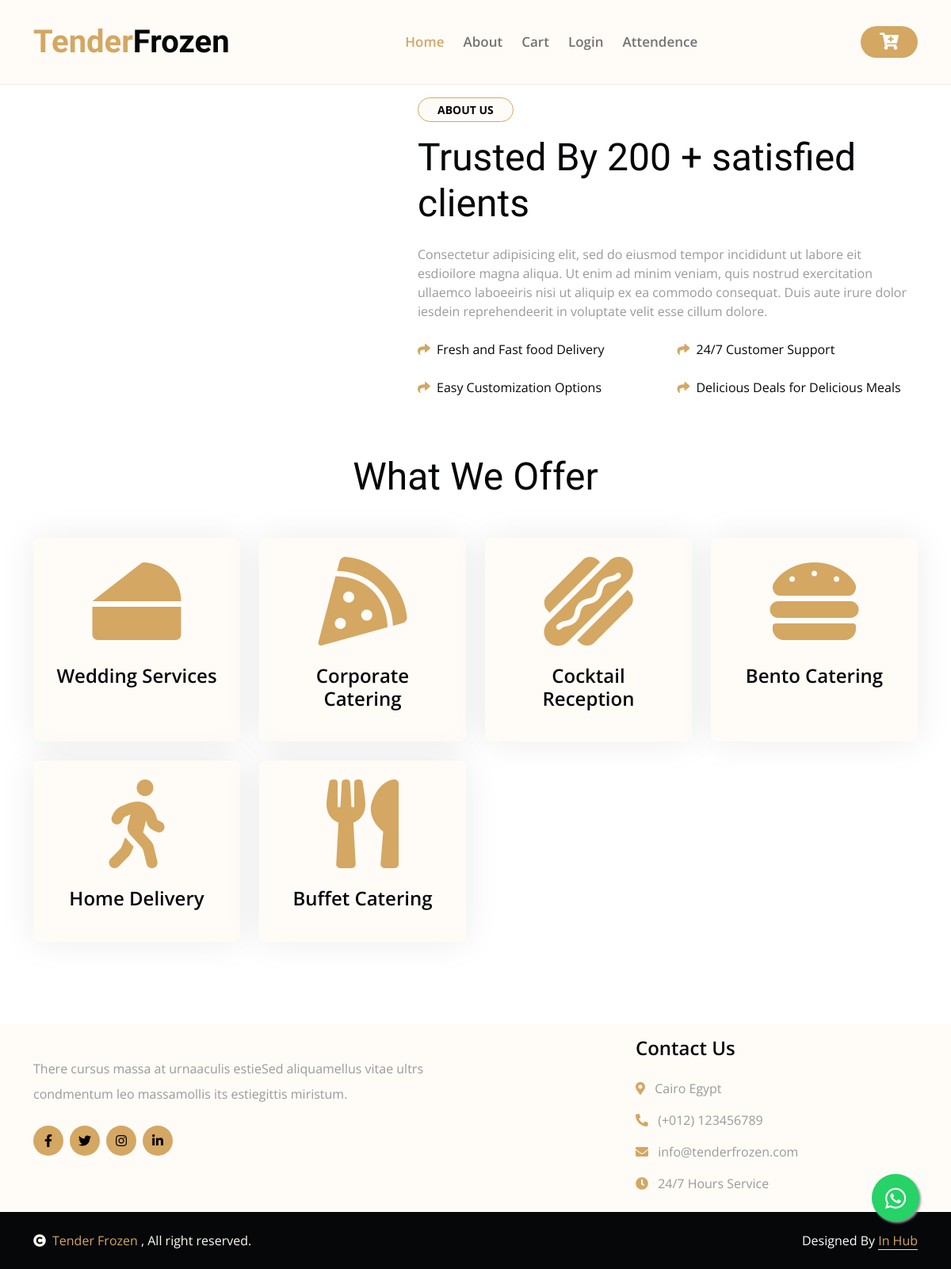
/about, run on the app's committed database.
### home/models.py (models this page shows)
class HomePage(models.Model):
    name = models.CharField(max_length=20,null=True,blank=True)
    text = models.TextField()

### home/views.py (the view)
# urls.py: path('about', views.about, name="about"),
def about(request):
    title = HomePage.objects.get(name='ab_title')
    about = HomePage.objects.get(name='about')
    context = {'title':title,'about':about}
    return render(request, 'home/about.html', context)

### templates/home/about.html (shortened to what this page needs)
{% load static  %}
<!DOCTYPE html>
<html lang="en">
{% include "navs/homehead.html" %}
<body>
    <div class="container-fluid nav-bar">
        {% include "navs/homenav.html" %}
    </div>
        <div class="container-fluid py-6">
            <div class="container">
                <div class="row g-5 align-items-center">
                    <div class="col-lg-5 wow bounceInUp" data-wow-delay="0.1s">
                    </div>
                    <div class="col-lg-7 wow bounceInUp" data-wow-delay="0.3s">
                        <small class="d-inline-block fw-bold text-dark text-uppercase bg-light border border-primary rounded-pill px-4 py-1 mb-3">About Us</small>
                        <h1 class="display-5 mb-4">{{title.text}}</h1>
                        <p class="mb-4">{{about.text}}</p>
                        <div class="row g-4 text-dark mb-5">
                            <div class="col-sm-6">
                                <i class="fas fa-share text-primary me-2"></i>Fresh and Fast food Delivery
                            </div>
                            <div class="col-sm-6">
                                <i class="fas fa-share text-primary me-2"></i>24/7 Customer Support
                            </div>
                            <div class="col-sm-6">
                                <i class="fas fa-share text-primary me-2"></i>Easy Customization Options
                            </div>
                            <div class="col-sm-6">
                                <i class="fas fa-share text-primary me-2"></i>Delicious Deals for Delicious Meals
                            </div>
                        </div>
                    </div>
                </div>
            </div>
        </div>
  <div class="container-fluid service py-6">
    <div class="container">
        <div class="text-center wow bounceInUp" data-wow-delay="0.1s">
            <h1 class="display-5 mb-5">What We Offer</h1>
        </div>
        <div class="row g-4">
            <div class="col-lg-3 col-md-6 col-sm-12 wow bounceInUp" data-wow-delay="0.1s">
                <div class="bg-light rounded service-item">
                    <div class="service-content d-flex align-items-center justify-content-center p-4">
                        <div class="service-content-icon text-center">
                            <i class="fas fa-cheese fa-7x text-primary mb-4"></i>
                            <h4 class="mb-3">Wedding Services</h4>
                        </div>
                    </div>
                </div>
            </div>
            <div class="col-lg-3 col-md-6 col-sm-12 wow bounceInUp" data-wow-delay="0.3s">
                <div class="bg-light rounded service-item">
                    <div class="service-content d-flex align-items-center justify-content-center p-4">
                        <div class="service-content-icon text-center">
                            <i class="fas fa-pizza-slice fa-7x text-primary mb-4"></i>
                            <h4 class="mb-3">Corporate Catering</h4>
                        </div>
                    </div>
                </div>
            </div>
            <div class="col-lg-3 col-md-6 col-sm-12 wow bounceInUp" data-wow-delay="0.5s">
                <div class="bg-light rounded service-item">
                    <div class="service-content d-flex align-items-center justify-content-center p-4">
                        <div class="service-content-icon text-center">
                            <i class="fas fa-hotdog fa-7x text-primary mb-4"></i>
                            <h4 class="mb-3">Cocktail Reception</h4>
                        </div>
                    </div>
                </div>
            </div>
            <div class="col-lg-3 col-md-6 col-sm-12 wow bounceInUp" data-wow-delay="0.7s">
                <div class="bg-light rounded service-item">
                    <div class="service-content d-flex align-items-center justify-content-center p-4">
                        <div class="service-content-icon text-center">
                            <i class="fas fa-hamburger fa-7x text-primary mb-4"></i>
                            <h4 class="mb-3">Bento Catering</h4>
                        </div>
                    </div>
                </div>
            </div>
            <div class="col-lg-3 col-md-6 col-sm-12 wow bounceInUp" data-wow-delay="0.3s">
                <div class="bg-light rounded service-item">
                    <div class="service-content d-flex align-items-center justify-content-center p-4">
                        <div class="service-content-icon text-center">
                            <i class="fas fa-walking fa-7x text-primary mb-4"></i>
                            <h4 class="mb-3">Home Delivery</h4>
                        </div>
                    </div>
                </div>
            </div>
            <div class="col-lg-3 col-md-6 col-sm-12 wow bounceInUp" data-wow-delay="0.7s">
                <div class="bg-light rounded service-item">
                    <div class="service-content d-flex align-items-center justify-content-center p-4">
                        <div class="service-content-icon text-center">
                            <i class="fas fa-utensils fa-7x text-primary mb-4"></i>
                            <h4 class="mb-3">Buffet Catering</h4>
                        </div>
                    </div>
                </div>
            </div>
        </div>
    </div>
</div>
        {% include "navs/homefooter.html" %}
        <a href="https://wa.me/6281228430523?text=Hi%20Qiscus" class="floating" target="_blank">
            <i class="fab fa-whatsapp fab-icon"></i>
            </a>
    </body>
</html>

### templates/navs/homehead.html (shortened to what this page needs)
{% load static  %}
<head>
	<link rel="stylesheet" href="https://use.fontawesome.com/releases/v5.15.4/css/all.css"/>
	<link href="https://cdn.jsdelivr.net/npm/bootstrap-icons@1.4.1/font/bootstrap-icons.css" rel="stylesheet">
	<link href="{% static 'home/lib/animate/animate.min.css' %}" rel="stylesheet">
	<link href="{% static 'home/lib/lightbox/css/lightbox.min.css'%}" rel="stylesheet">
	<link href="{% static 'home/lib/owlcarousel/owl.carousel.min.css'%}" rel="stylesheet">
	<link href="{% static 'home/css/bootstrap.min.css'%}" rel="stylesheet">
	<link href="{% static 'home/css/style.css'%}" rel="stylesheet">
</head>

### templates/navs/homenav.html (shortened to what this page needs)
{% load static  %}
<div class="container">
	<nav class="navbar navbar-light navbar-expand-lg py-4">
		<a href="{% url 'home' %}" class="navbar-brand">
			<h1 class="text-primary fw-bold mb-0">Tender<span class="text-dark">Frozen</span> </h1>
		</a>
		<div class="collapse navbar-collapse" id="navbarCollapse">
			<div class="navbar-nav mx-auto">
				<a href="{% url 'home' %}" class="nav-item nav-link active">Home</a>
				<a href="{% url 'about' %}" class="nav-item nav-link">About</a>
				<a href="{% url 'cartDetails' %}" class="nav-item nav-link">Cart</a>
				<a href="{% url 'login' %}" class="nav-item nav-link">Login</a>
				<a href="{% url 'user_attendence' %}" class="nav-item nav-link">Attendence</a>
			</div>
			<a href="{% url 'cartDetails' %}" class="btn btn-primary py-2 px-4 d-none d-xl-inline-block rounded-pill"> <i class="fas fa-cart-plus fa-lg" style="color: #ffffff;"></i></a>
		</div>
	</nav>
</div>

### templates/navs/homefooter.html (shortened to what this page needs)
{% load static  %}
 <div class="container-fluid footer py-6 my-6 mb-0 bg-light wow bounceInUp" data-wow-delay="0.1s">
	<div class="container">
		<div class="row">
			<div class="col-lg-6 col-md-6">
				<div class="footer-item">
					<p class="lh-lg mb-4">There cursus massa at urnaaculis estieSed aliquamellus vitae ultrs condmentum leo massamollis its estiegittis miristum.</p>
					<div class="footer-icon d-flex">
						<a class="btn btn-primary btn-sm-square me-2 rounded-circle" href=""><i class="fab fa-facebook-f"></i></a>
						<a class="btn btn-primary btn-sm-square me-2 rounded-circle" href=""><i class="fab fa-twitter"></i></a>
						<a href="#" class="btn btn-primary btn-sm-square me-2 rounded-circle"><i class="fab fa-instagram"></i></a>
						<a href="#" class="btn btn-primary btn-sm-square rounded-circle"><i class="fab fa-linkedin-in"></i></a>
					</div>
				</div>
			</div>
			<div class="col-lg-2 col-md-2"></div>
			<div class="col-lg-4 col-md-4">
				<div class="footer-item">
					<h4 class="mb-4">Contact Us</h4>
					<div class="d-flex flex-column align-items-start">
						<p><i class="fa fa-map-marker-alt text-primary me-2"></i> Cairo Egypt</p>
						<p><i class="fa fa-phone-alt text-primary me-2"></i> (+012) 123456789</p>
						<p><i class="fas fa-envelope text-primary me-2"></i> info@tenderfrozen.com</p>
						<p><i class="fa fa-clock text-primary me-2"></i> 24/7 Hours Service</p>
					</div>
				</div>
			</div>
		</div>
	</div>
</div>
<div class="container-fluid copyright bg-dark py-4">
	<div class="container">
		<div class="row">
			<div class="col-md-6 text-center text-md-start mb-3 mb-md-0">
				<span class="text-light"><a href="#"><i class="fas fa-copyright text-light me-2"></i>Tender Frozen </a>, All right reserved.</span>
			</div>
			<div class="col-md-6 my-auto text-center text-md-end text-white">
				Designed By <a class="border-bottom" href="https://in-hub.cloud.com">In Hub</a>
			</div>
		</div>
	</div>
</div>

### templates/navs/homedown.html (shortened to what this page needs)
{% load static  %}

### static/home/css/style.css (style rules this page uses)
h1, h2, h3, .h1, .h2, .h3 { font-weight: 400 !important; font-family: 'Playball', cursive !important; }
h4, h5, h6, .h4, .h5, .h6 { font-weight: 600 !important; font-family: 'Open Sans', sans-serif !important; }
.my-6 { margin-top: 6rem; margin-bottom: 6rem; }
.py-6 { padding-top: 1rem; padding-bottom: 0.5rem; }
.wow, .animated { animation-duration: 2s !important; }
.btn.btn-primary { border: 0; }
.btn { font-weight: 600; transition: .5s; }
.btn-sm-square { width: 38px; height: 38px; }
.btn-square, .btn-sm-square, .btn-md-square, .btn-lg-square { padding: 0; display: flex; align-items: center; justify-content: center; font-weight: normal; }
.nav-bar { background: var(--bs-light); border-bottom: 1px solid rgba(0, 0, 0, .05); }
.navbar .navbar-nav .nav-link { padding: 10px 12px; font-weight: 600; font-size: 17px; transition: .5s; }
.navbar .navbar-nav .nav-link:hover, .navbar .navbar-nav .nav-link.active { color: var(--bs-primary); }
.service .service-item { position: relative; height: 100%; border-radius: 8px; box-shadow: 0 0 45px rgba(0, 0, 0, .08); }
.service-content::after { position: absolute; content: ""; width: 100%; height: 0; top: 0; left: 0; bottom: auto; background: var(--bs-primary); border-radius: 8px; transition: 1s; }
.service-item .service-content-icon { position: relative; z-index: 2; }
.service-item .service-content-icon i, .service-item .service-content-icon p { transition: 1s; }

### templates/navs/homehead.html (style rules this page uses)
.floating { position: fixed; width: 60px; height: 60px; bottom: 60px; right: 40px; background-color: #25d366; color: #fff; border-radius: 50px; text-align: center; font-size: 30px; box-shadow: 2px 2px 3px #999; z-index: 100; }
.fab-icon { margin-top: 16px; }

### data on the page
HomePage: text "Trusted By 200 + satisfied clients"
HomePage: text "Consectetur adipisicing elit, sed do eiusmod tempor incididunt ut labore eit esdioilore magna aliqua. Ut enim ad minim veniam, quis nostrud exercitation ullaemco laboeeiris nisi ut aliquip ex ea commodo consequat. Duis aute irure dolor iesdein reprehendeerit in voluptate velit esse cillum dolore."
